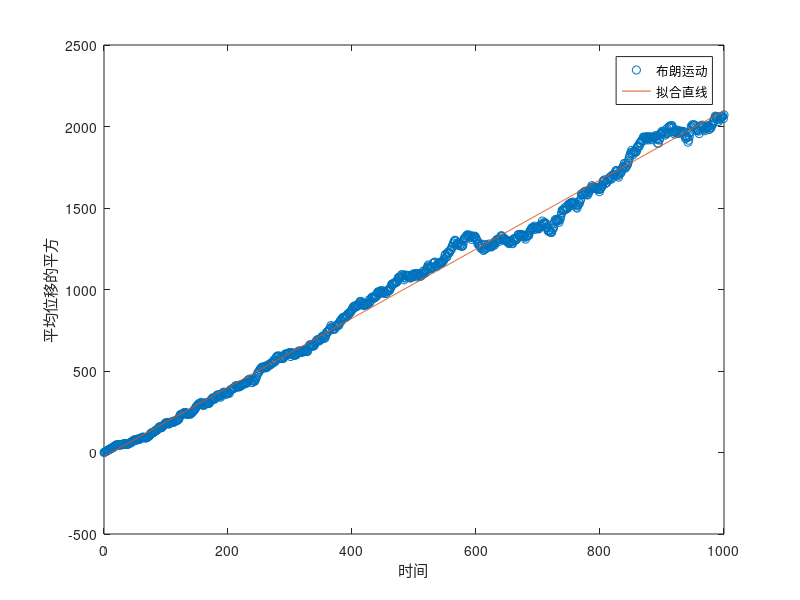

MATLAB code to generate this figure:
% 设置参数
D = 1; % 扩散系数
num_trajs = 100; % 轨迹数
num_steps = 1000; % 时间步数
dt = 1; % 时间步长

% 生成布朗运动轨迹
trajs = zeros(num_trajs, num_steps+1);
for i = 1:num_trajs
    steps = sqrt(2*D*dt)*randn(1, num_steps);
    trajs(i, :) = [0 cumsum(steps)];
end

% 计算平均位移的平方
mean_square_displacement = mean(trajs.^2, 1);

% 拟合直线
t = dt*(0:num_steps);
p = polyfit(t, mean_square_displacement, 1);

% 绘图
plot(t, mean_square_displacement, 'o', t, p(1)*t + p(2), '-');
xlabel('时间');
ylabel('平均位移的平方');
legend('布朗运动', '拟合直线');
